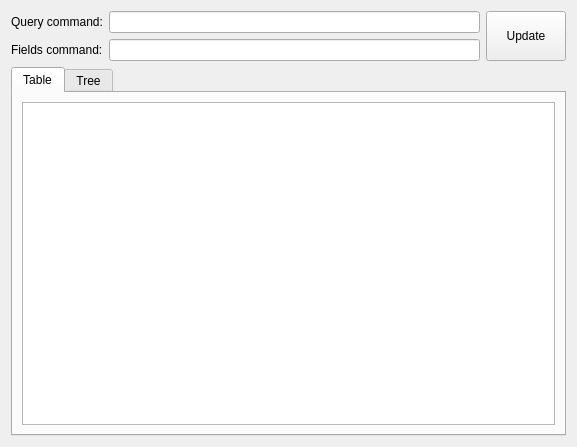
<?xml version="1.0" encoding="UTF-8"?>
<ui version="4.0">
 <class>SamsonQueryWidget</class>
 <widget class="QWidget" name="SamsonQueryWidget">
  <property name="geometry">
   <rect>
    <x>0</x>
    <y>0</y>
    <width>577</width>
    <height>447</height>
   </rect>
  </property>
  <property name="windowTitle">
   <string>Form</string>
  </property>
  <layout class="QHBoxLayout" name="horizontalLayout">
   <item>
    <layout class="QGridLayout" name="gridLayout_2">
     <item row="0" column="0">
      <layout class="QGridLayout" name="gridLayout">
       <item row="0" column="0">
        <widget class="QLabel" name="label">
         <property name="text">
          <string>Query command:</string>
         </property>
        </widget>
       </item>
       <item row="0" column="1">
        <widget class="QLineEdit" name="query_command"/>
       </item>
       <item row="0" column="2" rowspan="2">
        <widget class="QPushButton" name="updateButton">
         <property name="sizePolicy">
          <sizepolicy hsizetype="Minimum" vsizetype="Minimum">
           <horstretch>0</horstretch>
           <verstretch>0</verstretch>
          </sizepolicy>
         </property>
         <property name="text">
          <string>Update</string>
         </property>
        </widget>
       </item>
       <item row="1" column="0">
        <widget class="QLabel" name="label_2">
         <property name="text">
          <string>Fields command:</string>
         </property>
        </widget>
       </item>
       <item row="1" column="1">
        <widget class="QLineEdit" name="fields_command"/>
       </item>
      </layout>
     </item>
     <item row="1" column="0">
      <widget class="QTabWidget" name="tabWidget">
       <property name="currentIndex">
        <number>0</number>
       </property>
       <widget class="QWidget" name="tab">
        <attribute name="title">
         <string>Table</string>
        </attribute>
        <layout class="QHBoxLayout" name="horizontalLayout_2">
         <item>
          <widget class="QTableView" name="tableView"/>
         </item>
        </layout>
       </widget>
       <widget class="QWidget" name="tab_2">
        <attribute name="title">
         <string>Tree</string>
        </attribute>
        <layout class="QHBoxLayout" name="horizontalLayout_3">
         <item>
          <widget class="QTreeView" name="treeView"/>
         </item>
        </layout>
       </widget>
      </widget>
     </item>
    </layout>
   </item>
  </layout>
 </widget>
 <resources/>
 <connections/>
</ui>
